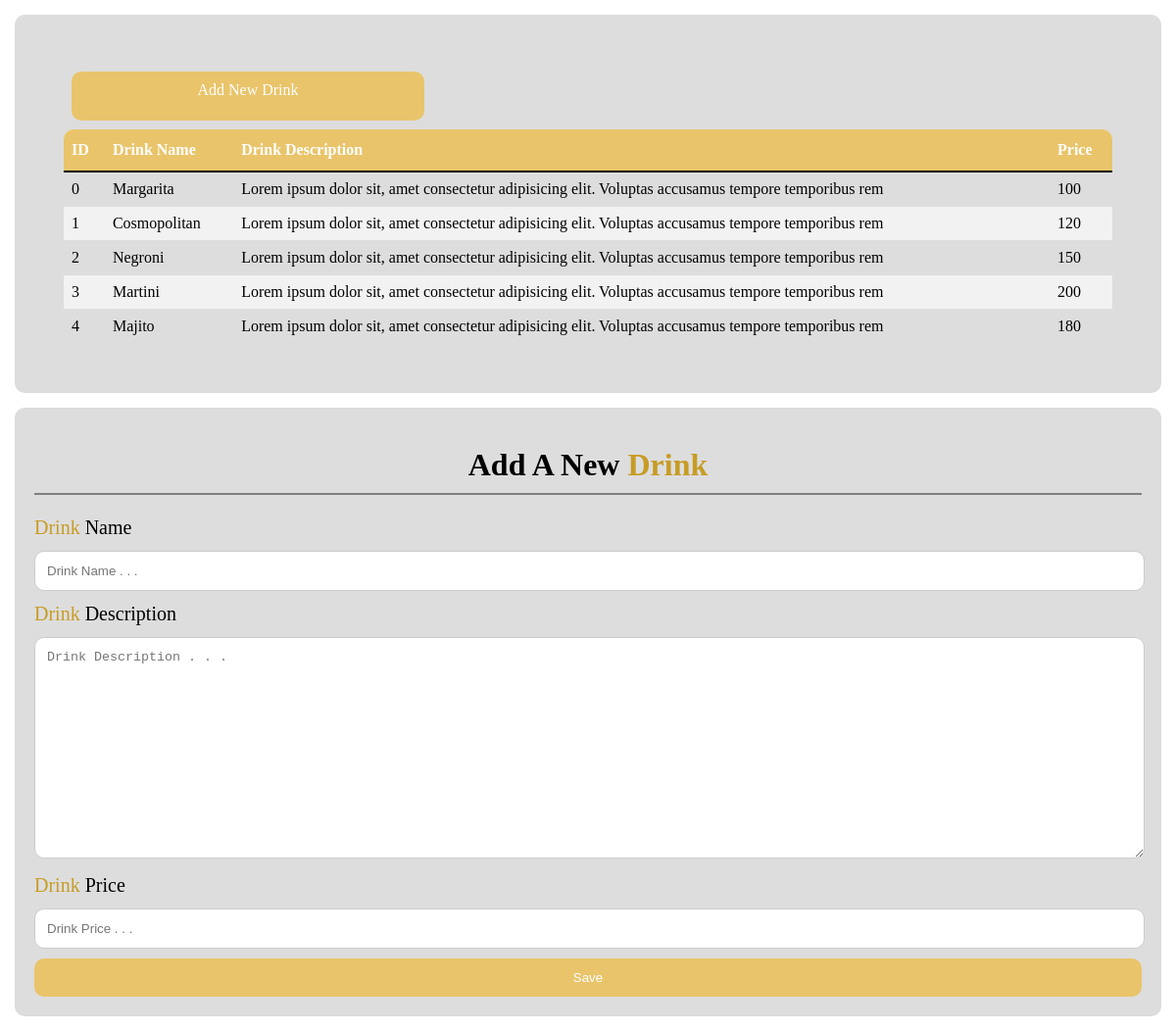
The app's page /backend/admin/Pages/add_drinks.php with its own data.
### tables this page shows
CREATE TABLE `drink` (
  `id` int(10) NOT NULL,
  `drinkname` varchar(30) NOT NULL,
  `discription` varchar(100) DEFAULT NULL,
  `price` int(10) NOT NULL
);

### backend/admin/Pages/add_drinks.php (the view, shortened to what this page needs)
<?php
 require ('../../files/connection.php');
 try {
     $stmt = $pdo->prepare("SELECT * FROM `drink`");
     $stmt->execute();
     $drinks = $stmt->fetchAll(PDO::FETCH_ASSOC);
 } catch (Exception $ex) {
     $result = $ex->getMessage();
 }
?>
<!DOCTYPE html>
<html lang="en">
<head>
</head>
<body>
    <div class="burgerlist">
    <div class="table">
        <table>
            <tr>
                <td colspan="4"><a href="#form" class="btn">Add New Drink</span></a></td>
            </tr>
            <tr>
                <th class="left">ID</th>
                <th>Drink Name</th>
                <th>Drink Description</th>
                <th class="right">Price</th>
            </tr>
            <?php foreach ($drinks as $key => $drink): ?>
                <tr>
                    <td ><?php echo $key?></td>
                    <td><?php echo $drink['drinkname']?></td>
                    <td><?php echo $drink['discription']?></td>
                    <td><?php echo $drink['price']?></td>
                </tr>
                <?php endforeach; ?>
        </table>
    </div>
    </div>
    <div class="form" id="form">
        <center>
            <div class="linkname">
                <h1>Add A New <span>Drink</span></h1>
            </div>
        </center>
        <form action="php files/addfood.php" method="POST">
            <div class="row">
                <div class="col-25">
                    <label for="name"><span>Drink</span> Name</label>
                    <div class="col-75">
                        <input type="text" name="name" placeholder="Drink Name . . ." require>
                    </div>
                </div>
            </div>
            <div class="row">
                <div class="col-25">
                    <label for="Description"><span>Drink</span> Description</label>
                    <div class="col-75">
                        <textarea type="text" name="description" placeholder="Drink Description . . ." ></textarea>
                    </div>
                </div>
            </div>
            <div class="row">
                <div class="col-25">
                    <label for="price"><span>Drink</span> Price</label>
                    <div class="col-75">
                        <input type="number" name="price" placeholder="Drink Price . . ." require>
                    </div>
                </div>
            </div>
            <div class="row">
                <input type="submit" name="submitdrink" value="Save">
            </div>
        </form>
    </div>
</body>
</html>

### records on screen
drink: key "0", drinkname "Margarita", discription "Lorem ipsum dolor sit, amet consectetur adipisicing elit. Voluptas accusamus tempore temporibus rem", price "100"
drink: key "1", drinkname "Cosmopolitan", discription "Lorem ipsum dolor sit, amet consectetur adipisicing elit. Voluptas accusamus tempore temporibus rem", price "120"
drink: key "2", drinkname "Negroni", discription "Lorem ipsum dolor sit, amet consectetur adipisicing elit. Voluptas accusamus tempore temporibus rem", price "150"
drink: key "3", drinkname "Martini", discription "Lorem ipsum dolor sit, amet consectetur adipisicing elit. Voluptas accusamus tempore temporibus rem", price "200"
drink: key "4", drinkname "Majito", discription "Lorem ipsum dolor sit, amet consectetur adipisicing elit. Voluptas accusamus tempore temporibus rem", price "180"
